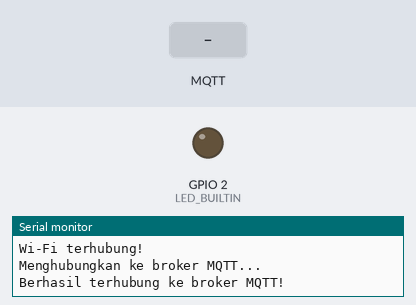
Bench run of a sketch on a simulated ESP32. On the bench: output pins drawn as LEDs (lit = HIGH), the last lines printed to the serial monitor. Inputs (shaded band) come from the test bench. WiFi joins after 1.5 s; servers stay silent unless stated; no MQTT or app messages arrive unless stated.

Above: at 3.2 s.
3.3 s: MQTT message "ON" arrives on the first subscribed topic
At 4.5 s:
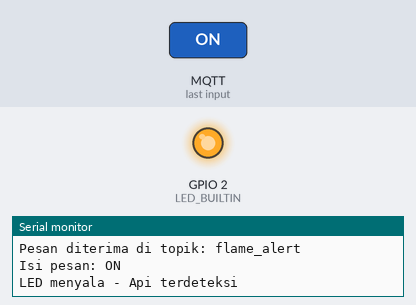
4.8 s: MQTT message "OFF" arrives on the first subscribed topic
At 5.6 s:
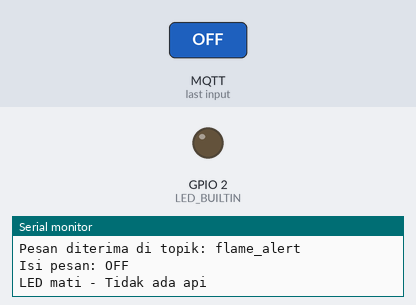
Timing chart, 0 to 7.8 s (numbered marks = the images above; inputs shaded):
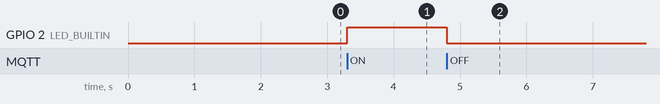

The sketch:

sketch.ino
```cpp
#include <WiFi.h>
#include <PubSubClient.h>
#define LED_BUILTIN 2 // GPIO untuk LED internal pada ESP32

// Ganti dengan kredensial Wi-Fi Anda
const char* wifi_ssid = "Wokwi-GUEST";
const char* wifi_password = "";

// Konfigurasi broker MQTT
const char* mqtt_host = "broker.hivemq.com"; // Broker publik MQTT
const char* mqtt_channel = "flame_alert";

WiFiClient wifiClient;
PubSubClient mqttClient(wifiClient);

// Fungsi untuk menyambungkan ESP32 ke jaringan Wi-Fi
void connect_to_wifi() {
  Serial.println();
  Serial.println("Menghubungkan ke jaringan Wi-Fi...");

  WiFi.begin(wifi_ssid, wifi_password);
  while (WiFi.status() != WL_CONNECTED) {
    delay(1000);
    Serial.print(".");
  }
  Serial.println("\nWi-Fi terhubung!");
}

// Callback untuk menangani pesan yang diterima dari broker MQTT
void handle_message(char* topic, byte* payload, unsigned int length) {
  Serial.print("Pesan diterima di topik: ");
  Serial.println(topic);

  String message = "";
  for (unsigned int i = 0; i < length; i++) {
    message += (char)payload[i];
  }
  Serial.print("Isi pesan: ");
  Serial.println(message);

  if (message == "ON") {
    digitalWrite(LED_BUILTIN, HIGH);
    Serial.println("LED menyala - Api terdeteksi");
  } else if (message == "OFF") {
    digitalWrite(LED_BUILTIN, LOW);
    Serial.println("LED mati - Tidak ada api");
  }
}

// Fungsi untuk memastikan koneksi ke broker MQTT
void connect_to_mqtt() {
  while (!mqttClient.connected()) {
    Serial.println("Menghubungkan ke broker MQTT...");

    if (mqttClient.connect("ESP32_FireSubscriber")) {
      Serial.println("Berhasil terhubung ke broker MQTT!");
      mqttClient.subscribe(mqtt_channel);
    } else {
      Serial.print("Gagal terhubung, rc=");
      Serial.println(mqttClient.state());
      delay(5000);
    }
  }
}

void setup() {
  Serial.begin(115200);
  pinMode(LED_BUILTIN, OUTPUT);

  connect_to_wifi();

  mqttClient.setServer(mqtt_host, 1883);
  mqttClient.setCallback(handle_message);
}

void loop() {
  if (!mqttClient.connected()) {
    connect_to_mqtt();
  }
  mqttClient.loop();

  // Tempatkan logika tambahan jika diperlukan
}
```

Measured:
- after the input at 3.3 s, GPIO 2 (LED_BUILTIN): LOW → HIGH at once
- after the input at 4.8 s, GPIO 2 (LED_BUILTIN): HIGH → LOW at once
